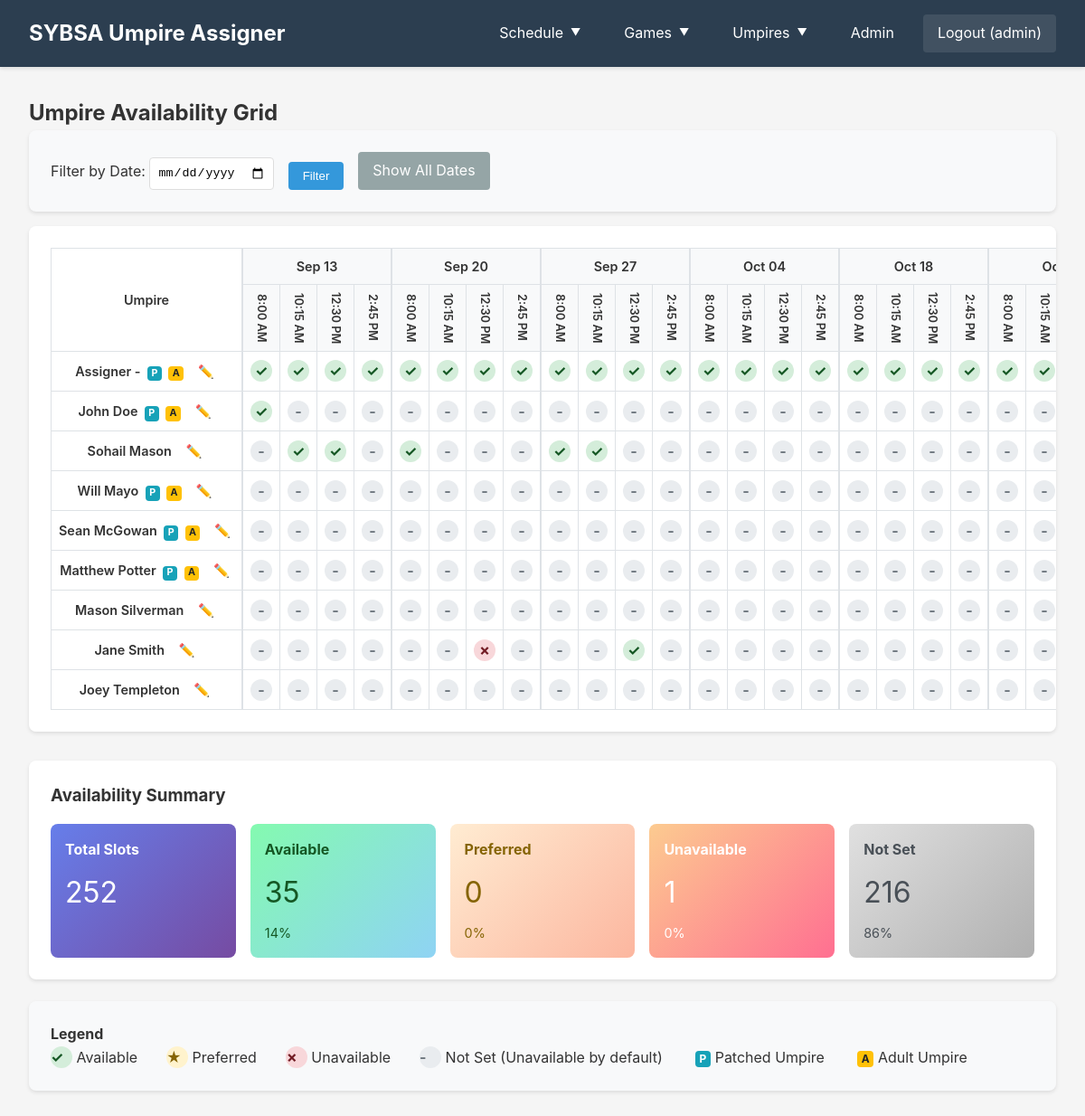
/availability-grid/ (signed in), run on the app's committed database.
### assignments/models.py (models this page shows)
class Umpire(models.Model):
    user = models.OneToOneField(User, on_delete=models.SET_NULL, null=True, blank=True, related_name='umpire_profile')
    first_name = models.CharField(max_length=50)
    last_name = models.CharField(max_length=50)
    email = models.EmailField(unique=True)
    phone = models.CharField(validators=[phone_regex], max_length=17)
    adult = models.BooleanField(default=False)
    patched = models.BooleanField(default=False)
    is_assigner = models.BooleanField(default=False, help_text="External assigner service - can be booked for multiple games at same time")
    class Meta:
        verbose_name = "Umpire"
        verbose_name_plural = "Umpires"
    def __str__(self):
        if self.is_assigner:
            return f"{self.first_name} {self.last_name} (Assigner)"
        return f"{self.first_name} {self.last_name}"

### assignments/views.py (the view, shortened to what this page needs)
# urls.py: path('availability-grid/', views.availability_grid, name='availability_grid'),
@admin_required
def availability_grid(request):
    filter_date = request.GET.get('date')
    umpires = Umpire.objects.all().order_by('last_name', 'first_name')
    dates_with_slots_dict = UmpireAvailability.get_game_dates_with_slots()
    game_dates_with_slots = []
    time_slot_display = dict(UmpireAvailability.TIME_SLOT_CHOICES)
    for date in sorted(dates_with_slots_dict.keys()):
        slots = []
        for time_slot in dates_with_slots_dict[date]:
            slots.append((time_slot, time_slot_display.get(time_slot, time_slot)))
        game_dates_with_slots.append((date, slots))
    grid_data = []
    for umpire in umpires:
        availabilities = UmpireAvailability.objects.filter(
            umpire=umpire
        )
        availability_dict = {}
        for avail in availabilities:
            key = f"{avail.date}_{avail.time_slot}"
            availability_dict[key] = avail.status
        slots = []
        for date, time_slots in game_dates_with_slots:
            first_of_date = True
            for slot in time_slots:
                key = f"{date}_{slot[0]}"
                slot_data = {
                    'status': availability_dict.get(key),
                    'first_of_date': first_of_date
                }
                slots.append(slot_data)
                first_of_date = False
        umpire_data = {
            'umpire': umpire,
            'slots': slots
        }
        grid_data.append(umpire_data)
    context = {
        'grid_data': grid_data,
        'game_dates_with_slots': game_dates_with_slots,
        'filter_date': filter_date,
    }
    return render(request, 'assignments/availability_grid.html', context)

### assignments/models.py (called while the page is built)
    @classmethod
    def get_game_dates_with_slots(cls):
        from django.db.models import Count
        games = Game.objects.filter(archived=False).values('date', 'time').annotate(count=Count('id')).order_by('date', 'time')
        time_order = ['8:00', '10:15', '12:30', '2:45', '5:30', '6:00']
        dates_with_slots = {}
        for game in games:
            if game['date'] not in dates_with_slots:
                dates_with_slots[game['date']] = []
            if game['time'] not in dates_with_slots[game['date']]:
                dates_with_slots[game['date']].append(game['time'])
        for date in dates_with_slots:
            dates_with_slots[date].sort(key=lambda x: time_order.index(x) if x in time_order else 999)
        return dates_with_slots

### assignments/views.py (called while the page is built)
def admin_required(view_func):
    @wraps(view_func)
    @login_required
    def wrapped_view(request, *args, **kwargs):
        if not request.user.is_staff:
            messages.error(request, 'You must be an administrator to access this page.')
            return redirect('weekly_schedule')
        return view_func(request, *args, **kwargs)
    return wrapped_view

### assignments/templates/assignments/availability_grid.html (shortened to what this page needs)
{% extends 'assignments/base.html' %}
{% block content %}
<h2>Umpire Availability Grid</h2>
<div class="card" style="background-color: #f8f9fa; margin-bottom: 1rem;">
    <form method="get" style="display: flex; gap: 1rem; align-items: end;">
        <div>
            <label for="filter_date">Filter by Date:</label>
            <input type="date" name="date" id="filter_date" value="{{ filter_date }}"
                   style="padding: 0.5rem; border: 1px solid #ddd; border-radius: 4px;">
        </div>
        <button type="submit" class="btn">Filter</button>
        <a href="{% url 'availability_grid' %}" class="btn btn-secondary">Show All Dates</a>
    </form>
</div>
<div class="card" style="overflow-x: auto;">
    <table class="availability-grid">
        <thead>
            <tr>
                <th rowspan="2" style="position: sticky; left: 0; background: white; z-index: 10;">Umpire</th>
                {% for date, slots in game_dates_with_slots %}
                <th colspan="{{ slots|length }}" style="text-align: center; border-left: 2px solid #dee2e6;">
                    {{ date|date:"M d" }}
                </th>
                {% endfor %}
            </tr>
            <tr>
                {% for date, slots in game_dates_with_slots %}
                    {% for slot in slots %}
                    <th style="font-size: 0.8rem; writing-mode: vertical-lr; text-align: center; {% if forloop.first %}border-left: 2px solid #dee2e6;{% endif %}">
                        {{ slot.1 }}
                    </th>
                    {% endfor %}
                {% endfor %}
            </tr>
        </thead>
        <tbody>
            {% for row in grid_data %}
            <tr>
                <td style="position: sticky; left: 0; background: white; font-weight: 600; white-space: nowrap;">
                    {{ row.umpire }}
                    {% if row.umpire.patched %}<span class="badge badge-info">P</span>{% endif %}
                    {% if row.umpire.adult %}<span class="badge badge-warning">A</span>{% endif %}
                    <a href="{% url 'edit_umpire_availability' row.umpire.id %}" class="edit-link" title="Edit Availability">✏️</a>
                </td>
                {% for slot_data in row.slots %}
                    <td class="availability-cell {% if slot_data.first_of_date %}date-separator{% endif %}"
                        data-status="{{ slot_data.status|default:'none' }}">
                        {% if slot_data.status == 'available' %}
                            <span class="status-indicator available" title="Available">✓</span>
                        {% elif slot_data.status == 'preferred' %}
                            <span class="status-indicator preferred" title="Preferred">★</span>
                        {% elif slot_data.status == 'unavailable' %}
                            <span class="status-indicator unavailable" title="Unavailable">✗</span>
                        {% else %}
                            <span class="status-indicator none" title="Not Set">-</span>
                        {% endif %}
                    </td>
                {% endfor %}
            </tr>
            {% empty %}
            <tr>
                <td colspan="100%" style="text-align: center; padding: 2rem;">
                    No umpires registered yet.
                </td>
            </tr>
            {% endfor %}
        </tbody>
    </table>
</div>
<div class="card" style="margin-top: 2rem;">
    <h3>Availability Summary</h3>
    <div id="summary-stats" style="display: grid; grid-template-columns: repeat(auto-fit, minmax(200px, 1fr)); gap: 1rem; margin-top: 1rem;">
    </div>
</div>
<div class="card" style="background-color: #f8f9fa; margin-top: 1rem;">
    <h4>Legend</h4>
    <div style="display: flex; gap: 2rem; flex-wrap: wrap;">
        <div><span class="status-indicator available">✓</span> Available</div>
        <div><span class="status-indicator preferred">★</span> Preferred</div>
        <div><span class="status-indicator unavailable">✗</span> Unavailable</div>
        <div><span class="status-indicator none">-</span> Not Set (Unavailable by default)</div>
        <div><span class="badge badge-info">P</span> Patched Umpire</div>
        <div><span class="badge badge-warning">A</span> Adult Umpire</div>
    </div>
</div>
{% endblock %}

### assignments/templates/assignments/base.html (shortened to what this page needs)
<!DOCTYPE html>
<html lang="en">
<head>
</head>
<body>
    <header class="header">
        <div class="header-content">
            <h1>SYBSA Umpire Assigner</h1>
            <nav class="nav" id="mobile-nav">
                {% if user.is_authenticated %}
                    {% if user.umpire_profile %}
                        <a href="{% url 'umpire_dashboard' %}">Dashboard</a>
                        <a href="{% url 'manage_availability' %}">Availability</a>
                        <a href="{% url 'weekly_schedule' %}">Schedule</a>
                    {% else %}
                        <div class="nav-dropdown">
                            <span class="nav-dropdown-toggle">Schedule</span>
                        </div>
                        <div class="nav-dropdown">
                            <span class="nav-dropdown-toggle">Games</span>
                        </div>
                        <div class="nav-dropdown">
                            <span class="nav-dropdown-toggle">Umpires</span>
                        </div>
                        {% if user.is_staff %}
                            <a href="/admin/">Admin</a>
                        {% endif %}
                    {% endif %}
                    <a href="{% url 'logout' %}" style="background-color: rgba(255, 255, 255, 0.1);">
                        Logout ({{ user.username }})
                    </a>
                {% else %}
                    <a href="{% url 'weekly_schedule' %}">Schedule</a>
                    <a href="{% url 'login' %}">Login</a>
                {% endif %}
            </nav>
        </div>
    </header>
    <main class="container">
        {% block content %}
        {% endblock %}
    </main>
</body>
</html>

### assignments/templates/assignments/base.html (style rules this page uses)
* { margin: 0; padding: 0; box-sizing: border-box; }
body { font-family: -apple-system, BlinkMacSystemFont, "Segoe UI", Roboto, "Helvetica Neue", Arial, sans-serif; line-height: 1.6; color: #333; background-color: #f5f5f5; }
.header { background-color: #2c3e50; color: white; padding: 1rem 0; box-shadow: 0 2px 4px rgba(0,0,0,0.1); }
.header-content { max-width: 1200px; margin: 0 auto; padding: 0 2rem; display: flex; justify-content: space-between; align-items: center; }
.header h1 { font-size: 1.5rem; }
.nav { display: flex; gap: 1rem; align-items: center; }
.nav a { color: white; text-decoration: none; padding: 0.5rem 1rem; border-radius: 4px; transition: background-color 0.3s; }
.nav-dropdown { position: relative; display: inline-block; }
.nav-dropdown-toggle { color: white; text-decoration: none; padding: 0.5rem 1rem; border-radius: 4px; transition: background-color 0.3s; cursor: pointer; display: inline-flex; align-items: center; gap: 0.5rem; }
.nav-dropdown-toggle::after { content: "▼"; font-size: 0.7em; transition: transform 0.3s; }
.container { max-width: 1200px; margin: 2rem auto; padding: 0 2rem; }
.card { background: white; border-radius: 8px; box-shadow: 0 2px 4px rgba(0,0,0,0.1); padding: 1.5rem; margin-bottom: 1.5rem; }
.btn { display: inline-block; padding: 0.5rem 1rem; background-color: #3498db; color: white; text-decoration: none; border-radius: 4px; border: none; cursor: pointer; transition: background-color 0.3s; }
.btn-secondary { background-color: #95a5a6; }
.badge { display: inline-block; padding: 0.25rem 0.5rem; font-size: 0.875rem; font-weight: 600; border-radius: 4px; margin-left: 0.5rem; }
.badge-warning { background-color: #fff3cd; color: #856404; }
.badge-info { background-color: #d1ecf1; color: #0c5460; }

### assignments/templates/assignments/availability_grid.html (style rules this page uses)
.availability-grid { width: 100%; border-collapse: collapse; font-size: 0.9rem; }
.availability-grid th, .availability-grid td { border: 1px solid #dee2e6; padding: 0.5rem; text-align: center; min-width: 40px; }
.availability-grid thead th { background-color: #f8f9fa; font-weight: 600; }
.availability-cell { position: relative; height: 40px; }
.availability-cell.date-separator { border-left: 2px solid #dee2e6 !important; }
.status-indicator { display: inline-block; width: 24px; height: 24px; line-height: 24px; border-radius: 50%; font-weight: bold; font-size: 1rem; }
.status-indicator.available { background-color: #d4edda; color: #155724; }
.status-indicator.preferred { background-color: #fff3cd; color: #856404; }
.status-indicator.unavailable { background-color: #f8d7da; color: #721c24; }
.status-indicator.none { background-color: #e9ecef; color: #6c757d; }
.badge { display: inline-block; padding: 0.25em 0.4em; font-size: 75%; font-weight: 700; line-height: 1; text-align: center; white-space: nowrap; vertical-align: baseline; border-radius: 0.25rem; margin-left: 0.25rem; }
.badge-info { background-color: #17a2b8; color: white; }
.badge-warning { background-color: #ffc107; color: #212529; }
.edit-link { margin-left: 0.5rem; text-decoration: none; padding: 0.125rem 0.25rem; border-radius: 4px; transition: background-color 0.2s; display: inline-block; }

### data on the page
Umpire: umpire "Assigner -", patched "P", adult "A"
Umpire: umpire "John Doe", patched "P", adult "A"
Umpire: umpire "Sohail Mason"
Umpire: umpire "Will Mayo", patched "P", adult "A"
Umpire: umpire "Sean McGowan", patched "P", adult "A"
Umpire: umpire "Matthew Potter", patched "P", adult "A"
Umpire: umpire "Mason Silverman"
Umpire: umpire "Jane Smith"
Umpire: umpire "Joey Templeton"

### other printed values
{{ user.username }} "admin"
{{ date|date:"M d" }} "Sep 13" "Sep 20" "Sep 27" "Oct 04" "Oct 18"
{{ slot.1 }} "8:00 AM" "10:15 AM" "12:30 PM" "2:45 PM" "8:00 AM" "10:15 AM" "12:30 PM" "2:45 PM" "8:00 AM" "10:15 AM" "12:30 PM" "2:45 PM" "8:00 AM" "10:15 AM" "12:30 PM" "2:45 PM" "8:00 AM" "10:15 AM" "12:30 PM" "2:45 PM" "8:00 AM" "10:15 AM"
